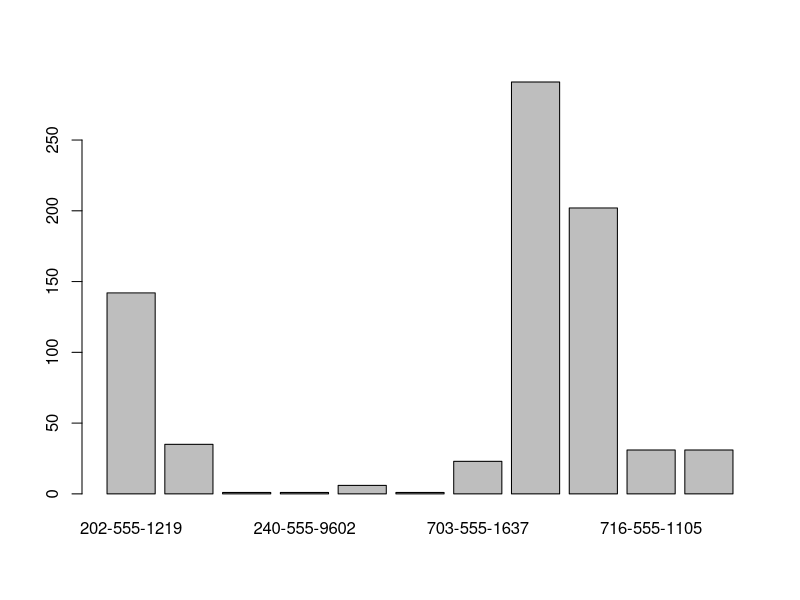
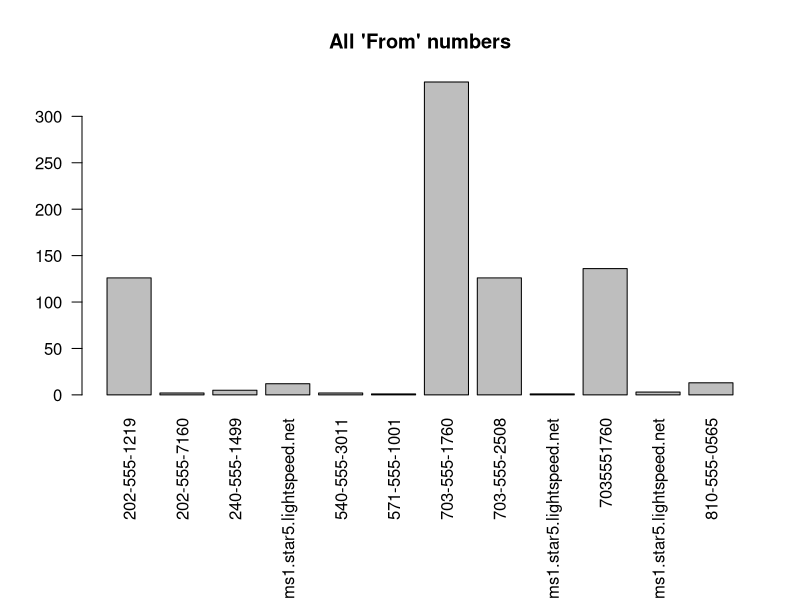
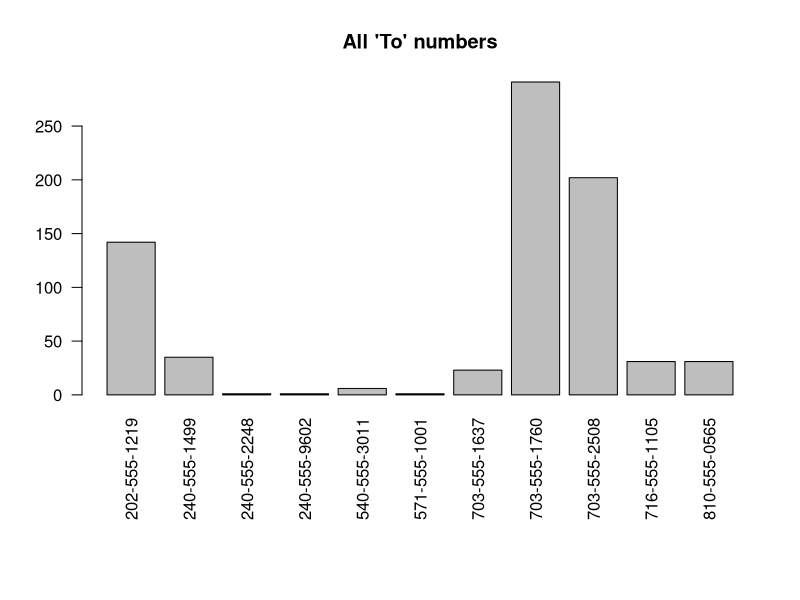

Recreate these plots in R, in order.
# Read the copy of the evidence file
textData<-read.csv('UnbilledMessaging.csv', header = TRUE, stringsAsFactors = FALSE) #stringsAsFactors is a parameter we aren't ready to deal with yet - just include for now

# Explore the data
colnames(textData)
head(textData)

# Get individual columns, rows, and cells
textData$Date #Get the Date Column
textData$Date[33] #Get the 33rd element of the Date Column
textData[5,4] #Row 5, column 4
textData[4,] #Row 4 ALL

#find out the unique values of each column
unique(textData$Date)
unique(textData$Time)
unique(textData$To)
unique(textData$From)
unique(textData$Direction)
unique(textData$Message.Type)


# Get a count of "To" and "From" messages
table(textData$To) # Make a numeric table with frequency of occurence 
table(textData$From)
barplot(table(textData$To))

## lots of extra space in the margin for side 1
op <- par(mar = c(10,4,4,2) + 0.1) # Set margin - stores original margins in variable "op"
barplot(table(textData$From), las = 2, main="All 'From' numbers") # las is "label style," 2 means "perpendicular to the axis
barplot(table(textData$To), las = 2, main="All 'To' numbers")
par(op) ## reset margin back to original